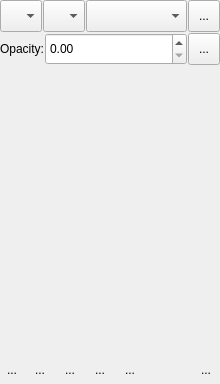
<?xml version="1.0" encoding="UTF-8"?>
<ui version="4.0">
 <author>
    SPDX-FileCopyrightText: none
    SPDX-License-Identifier: GPL-3.0-or-later
  </author>
 <class>WdgLayerBox</class>
 <widget class="QWidget" name="WdgLayerBox">
  <property name="geometry">
   <rect>
    <x>0</x>
    <y>0</y>
    <width>220</width>
    <height>384</height>
   </rect>
  </property>
  <layout class="QVBoxLayout" name="verticalLayout">
   <property name="spacing">
    <number>1</number>
   </property>
   <property name="leftMargin">
    <number>0</number>
   </property>
   <property name="topMargin">
    <number>0</number>
   </property>
   <property name="rightMargin">
    <number>0</number>
   </property>
   <property name="bottomMargin">
    <number>0</number>
   </property>
   <item>
    <layout class="QHBoxLayout" name="hbox2">
     <property name="leftMargin">
      <number>0</number>
     </property>
     <property name="topMargin">
      <number>0</number>
     </property>
     <property name="rightMargin">
      <number>0</number>
     </property>
     <property name="bottomMargin">
      <number>0</number>
     </property>
     <item>
      <widget class="QComboBox" name="cmbColorLabel">
       <property name="minimumSize"><size><width>42</width><height>32</height></size></property>
       <property name="maximumSize"><size><width>42</width><height>32</height></size></property>
       <property name="toolTip"><string>Set color label for selected layers</string></property>
       <property name="iconSize"><size><width>18</width><height>18</height></size></property>
      </widget>
     </item>
     <item>
      <widget class="QComboBox" name="cmbColorVisibility">
       <property name="minimumSize"><size><width>42</width><height>32</height></size></property>
       <property name="maximumSize"><size><width>42</width><height>32</height></size></property>
       <property name="toolTip"><string>Toggle visibility of layers with a color label</string></property>
       <property name="iconSize"><size><width>18</width><height>18</height></size></property>
      </widget>
     </item>
     <item>
      <widget class="KisCompositeOpComboBox" name="cmbComposite">
       <property name="sizePolicy">
        <sizepolicy hsizetype="MinimumExpanding" vsizetype="Minimum">
         <horstretch>0</horstretch>
         <verstretch>0</verstretch>
        </sizepolicy>
       </property>
       <property name="toolTip">
        <string>Blending Mode</string>
       </property>
       <property name="whatsThis">
        <string>Select the blending mode for the layer.</string>
       </property>
      </widget>
     </item>
     <item>
      <widget class="KisLayerFilterWidgetToolButton" name="bnLayerFilters">
       <property name="sizePolicy">
        <sizepolicy hsizetype="Minimum" vsizetype="Minimum">
         <horstretch>0</horstretch>
         <verstretch>0</verstretch>
        </sizepolicy>
       </property>
       <property name="minimumSize">
        <size>
         <width>32</width>
         <height>32</height>
        </size>
       </property>
       <property name="maximumSize">
        <size>
         <width>32</width>
         <height>32</height>
        </size>
       </property>
       <property name="text">
        <string>...</string>
       </property>
       <property name="iconSize">
        <size>
         <width>22</width>
         <height>22</height>
        </size>
       </property>
      </widget>
     </item>
    </layout>
   </item>
   <item>
    <layout class="QHBoxLayout" name="opacityLayout" stretch="0,0,0">
     <property name="topMargin">
      <number>0</number>
     </property>
     <property name="bottomMargin">
      <number>0</number>
     </property>
     <item>
      <widget class="QLabel" name="opacityLabel">
       <property name="text">
        <string>Opacity:</string>
       </property>
      </widget>
     </item>
     <item>
      <widget class="KisDoubleSliderSpinBox" name="doubleOpacity">
       <property name="sizePolicy">
        <sizepolicy hsizetype="MinimumExpanding" vsizetype="Minimum">
         <horstretch>0</horstretch>
         <verstretch>0</verstretch>
        </sizepolicy>
       </property>
       <property name="toolTip">
        <string>Layer Opacity</string>
       </property>
       <property name="whatsThis">
        <string>Adjust the transparency of the layer</string>
       </property>
      </widget>
     </item>
     <item>
      <widget class="QToolButton" name="configureLayerDockerToolbar">
       <property name="sizePolicy">
        <sizepolicy hsizetype="Minimum" vsizetype="Minimum">
         <horstretch>0</horstretch>
         <verstretch>0</verstretch>
        </sizepolicy>
       </property>
       <property name="minimumSize">
        <size>
         <width>32</width>
         <height>32</height>
        </size>
       </property>
       <property name="maximumSize">
        <size>
         <width>32</width>
         <height>32</height>
        </size>
       </property>
       <property name="text">
        <string>...</string>
       </property>
       <property name="iconSize">
        <size>
         <width>22</width>
         <height>22</height>
        </size>
       </property>
      </widget>
     </item>
    </layout>
   </item>
   <item>
    <layout class="QHBoxLayout" name="horizontalLayout">
     <item>
      <widget class="NodeView" name="listLayers" native="true">
       <property name="sizePolicy">
        <sizepolicy hsizetype="MinimumExpanding" vsizetype="Expanding">
         <horstretch>0</horstretch>
         <verstretch>0</verstretch>
        </sizepolicy>
       </property>
      </widget>
     </item>
    </layout>
   </item>
   <item>
    <layout class="QHBoxLayout" name="hbox1" stretch="0,0,0,0,0,1,0">
     <property name="spacing">
      <number>2</number>
     </property>
     <property name="topMargin">
      <number>0</number>
     </property>
     <item>
      <widget class="KisToolButton" name="bnAdd">
       <property name="minimumSize">
        <size>
         <width>0</width>
         <height>28</height>
        </size>
       </property>
       <property name="maximumSize">
        <size>
         <width>16777215</width>
         <height>28</height>
        </size>
       </property>
       <property name="toolTip">
        <string>Add new layer or mask</string>
       </property>
       <property name="text">
        <string>...</string>
       </property>
       <property name="autoRaise">
        <bool>true</bool>
       </property>
      </widget>
     </item>
     <item>
      <widget class="QToolButton" name="bnDuplicate">
       <property name="minimumSize">
        <size>
         <width>28</width>
         <height>28</height>
        </size>
       </property>
       <property name="toolTip">
        <string>Duplicate layer or mask</string>
       </property>
       <property name="text">
        <string>...</string>
       </property>
       <property name="iconSize">
        <size>
         <width>22</width>
         <height>22</height>
        </size>
       </property>
       <property name="autoRaise">
        <bool>true</bool>
       </property>
      </widget>
     </item>
     <item>
      <widget class="QToolButton" name="bnLower">
       <property name="minimumSize">
        <size>
         <width>28</width>
         <height>28</height>
        </size>
       </property>
       <property name="toolTip">
        <string>Move layer or mask down</string>
       </property>
       <property name="text">
        <string>...</string>
       </property>
       <property name="iconSize">
        <size>
         <width>22</width>
         <height>22</height>
        </size>
       </property>
       <property name="autoRaise">
        <bool>true</bool>
       </property>
      </widget>
     </item>
     <item>
      <widget class="QToolButton" name="bnRaise">
       <property name="minimumSize">
        <size>
         <width>28</width>
         <height>28</height>
        </size>
       </property>
       <property name="toolTip">
        <string>Move layer or mask up</string>
       </property>
       <property name="text">
        <string>...</string>
       </property>
       <property name="iconSize">
        <size>
         <width>22</width>
         <height>22</height>
        </size>
       </property>
       <property name="autoRaise">
        <bool>true</bool>
       </property>
      </widget>
     </item>
     <item>
      <widget class="QToolButton" name="bnProperties">
       <property name="minimumSize">
        <size>
         <width>28</width>
         <height>28</height>
        </size>
       </property>
       <property name="toolTip">
        <string>View or change the layer properties</string>
       </property>
       <property name="text">
        <string>...</string>
       </property>
       <property name="iconSize">
        <size>
         <width>22</width>
         <height>22</height>
        </size>
       </property>
       <property name="autoRaise">
        <bool>true</bool>
       </property>
      </widget>
     </item>
     <item>
      <spacer name="spacer">
       <property name="orientation">
        <enum>Qt::Horizontal</enum>
       </property>
       <property name="sizeType">
        <enum>QSizePolicy::Expanding</enum>
       </property>
       <property name="sizeHint" stdset="0">
        <size>
         <width>0</width>
         <height>28</height>
        </size>
       </property>
      </spacer>
     </item>
     <item>
      <widget class="QToolButton" name="bnDelete">
       <property name="minimumSize">
        <size>
         <width>28</width>
         <height>28</height>
        </size>
       </property>
       <property name="toolTip">
        <string>Delete the layer or mask</string>
       </property>
       <property name="text">
        <string>...</string>
       </property>
       <property name="iconSize">
        <size>
         <width>22</width>
         <height>22</height>
        </size>
       </property>
       <property name="autoRaise">
        <bool>true</bool>
       </property>
      </widget>
     </item>
    </layout>
   </item>
  </layout>
 </widget>
 <customwidgets>
  <customwidget>
   <class>KisDoubleParseSpinBox</class>
   <extends>QDoubleSpinBox</extends>
   <header>kis_double_parse_spin_box.h</header>
  </customwidget>
  <customwidget>
   <class>KisDoubleSliderSpinBox</class>
   <extends>KisDoubleParseSpinBox</extends>
   <header location="global">kis_slider_spin_box.h</header>
   <container>1</container>
  </customwidget>
  <customwidget>
   <class>KisCompositeOpComboBox</class>
   <extends>QComboBox</extends>
   <header>widgets/kis_cmb_composite.h</header>
  </customwidget>
  <customwidget>
   <class>NodeView</class>
   <extends></extends>
   <header location="global">NodeView.h</header>
  </customwidget>
  <customwidget>
   <class>KisToolButton</class>
   <extends>QToolButton</extends>
   <header>kis_tool_button.h</header>
  </customwidget>
  <customwidget>
   <class>KisLayerFilterWidgetToolButton</class>
   <extends>QToolButton</extends>
   <header>libs/ui/widgets/kis_layer_filter_widget.h</header>
  </customwidget>
 </customwidgets>
 <tabstops>
  <tabstop>cmbComposite</tabstop>
  <tabstop>bnDuplicate</tabstop>
  <tabstop>bnLower</tabstop>
  <tabstop>bnRaise</tabstop>
  <tabstop>bnProperties</tabstop>
  <tabstop>bnDelete</tabstop>
 </tabstops>
 <resources/>
 <connections/>
</ui>
